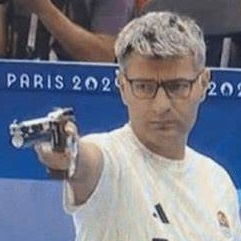
#> input picture booksonas/dikec.jpg, 241 x 241 px; its folder holds only this picture in this run
$ python -i bulletin.py   (imports and definitions only)
#> lines starting #> are read from the running program, lines starting #| are printed output that depends on the picture
from PIL import Image, ImageDraw, ImageFont
import pandas as pd
import os

class Board:
    def __init__(self, data, dimensions=(500,500), output_format="png", mode="RGBA", background_color=None, background=None):
        self.data = data

        self.output_format = output_format
        self.mode = mode
        if background_color is None:
            # Default background_color changes depending on image mode
            if mode == "RGBA":
                self.background_color = (255,255,255,255)
            else:
                self.background_color = (255,255,255)
        else:
            self.background_color = background_color

        self.background = background
        if background is None:
            self.dimensions = dimensions
        else:
            self.dimensions = Image.open(self.background).convert(self.mode).size

        self.pins = []

    # [6 lines left out: function __str__, not called in this run]

    def new_canvas(self):
        """
        Returns a blank image with the board's specified mode and background color
        """

        if self.background:
            return Image.open(self.background).convert(self.mode)
        else:
            return Image.new(self.mode, self.dimensions, self.background_color)

    # [192 lines left out: functions change_background, _text_paint, _image_paint, paint, not called in this run]

    def post(self, data_index, save=True, display=False, filepath=None):
        """
        Creates the appropriate image for a single row of the data.
        """

        # Create canvas and draw object
        canvas = self.new_canvas()
        draw = ImageDraw.Draw(canvas)

        # Add the pins to the canvas
        for pin in self.pins:
            self.paint(canvas, draw, pin, data_index)

        # Display and/or save image
        if display:
            canvas.show()

        if save:
            if filepath is None:
                filepath = f"board-post{data_index}.{self.output_format}"
            else:
                filepath += f'-{data_index}.{self.output_format}'

            print(filepath)
            canvas.save(filepath)

    # [5 lines left out: function blueprint, not called in this run]

    def publish(self, folder="posts", truncate_old_posts=True, filepath=None):
        """
        Creates all the images for the data, and stores them in specified folder.
        """
        if filepath is None:
            filepath=f"{folder}/board-post"

        try:
            # Make folder
            os.makedirs(folder)
        except FileExistsError:
            # If the foler already exists and the user wishes to truncate old posts, delete all files in folder.
            if truncate_old_posts:
                for filename in os.listdir(folder):
                    file_path = os.path.join(folder, filename)
                    try:
                        if os.path.isfile(file_path):
                            os.remove(file_path)
                        elif os.path.isdir(file_path):
                            os.rmdir(file_path)
                    except Exception as e:
                        print(f"Error deleting {file_path}: {e}")

                print(f'Folder "{folder}" has been truncated.')
        finally:
            # Make posts
            for i in range(len(self.data)):
                self.post(i, filepath=filepath)

        print(f'Posts successfully published in folder "{folder}".')

    # [10 lines left out: function pin, not called in this run]

class Pin:
    # [5 lines left out: function __init__, not called in this run]

    def __str__(self):
        return f"Pin: {self.title}, Column: {self.col}, Position: {self.pos}"

class TextPin(Pin):
    # [20 lines left out: function __init__, not called in this run]

    def __str__(self):
        return f"TextPin: {self.title}, Column: {self.col}, Position: {self.pos}, Font Face: {self.font_face}, Font Size: {self.font_size}"

class ImagePin(Pin):
    # [15 lines left out: function __init__, not called in this run]

    def __str__(self):
        return f"ImagePin: {self.title}, Column: {self.col}, Position: {self.pos}, Gallery: {self.gallery}"

class PostPin(Pin):
    pass

class PinCondition:
    pass

# [16 lines left out: functions read_from_gsheet, read_from_excel, not called in this run]

>>> import cv2
>>> picture = cv2.imread('booksonas/dikec.jpg', cv2.IMREAD_GRAYSCALE)
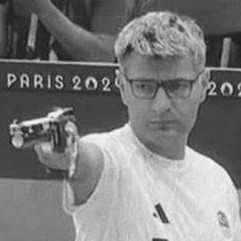
#> picture: shape (241, 241); min 11, max 252, mean 123.6
>>> result = Board(picture).publish()
#> in post, `canvas = self.new_canvas()`: canvas: PIL image 500x500 RGBA; every value is 255
#> in post, `filepath += f'-{data_index}.{self.output_format}'`: filepath = 'posts/board-post-0.png'
#| posts/board-post-0.png
